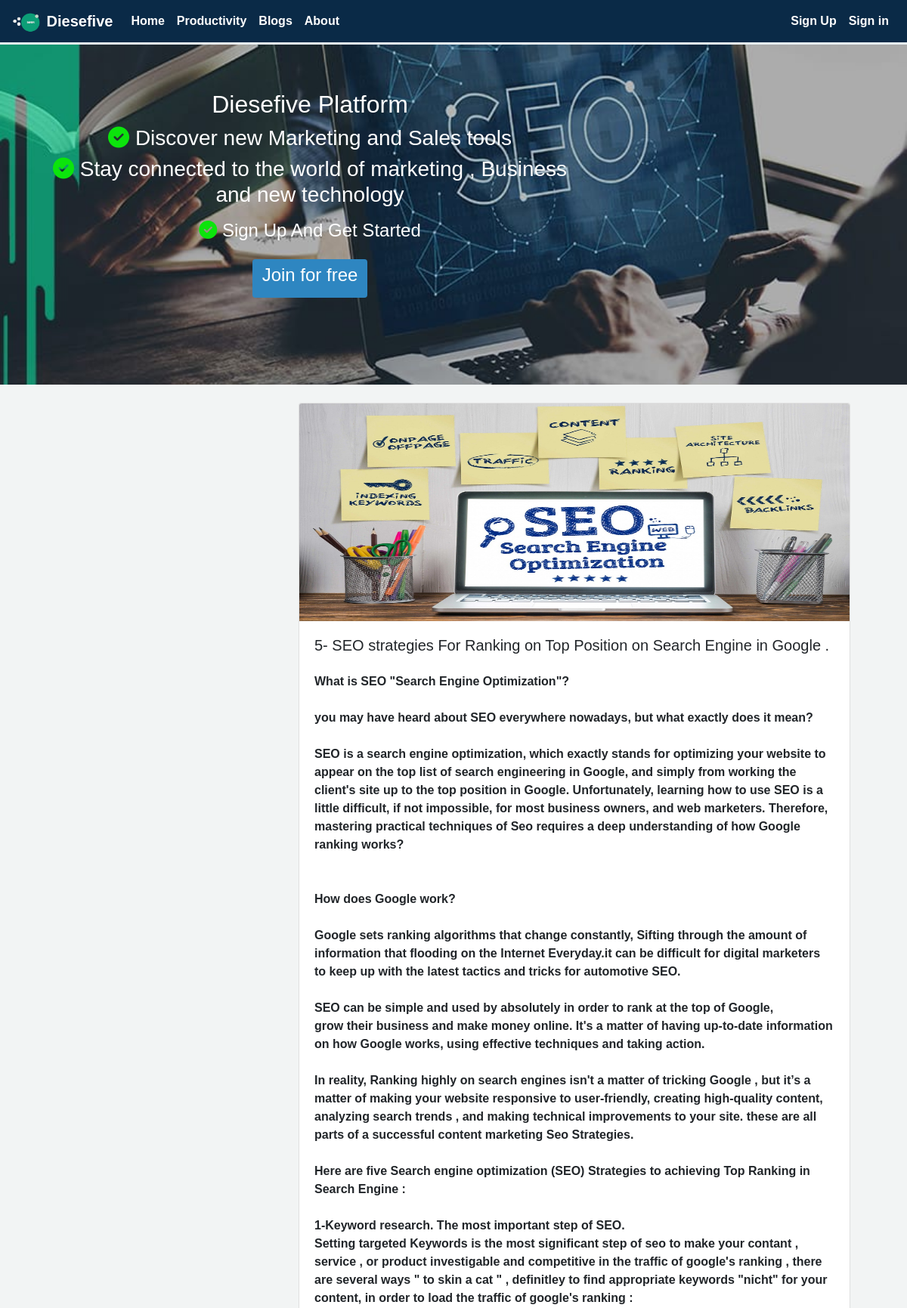
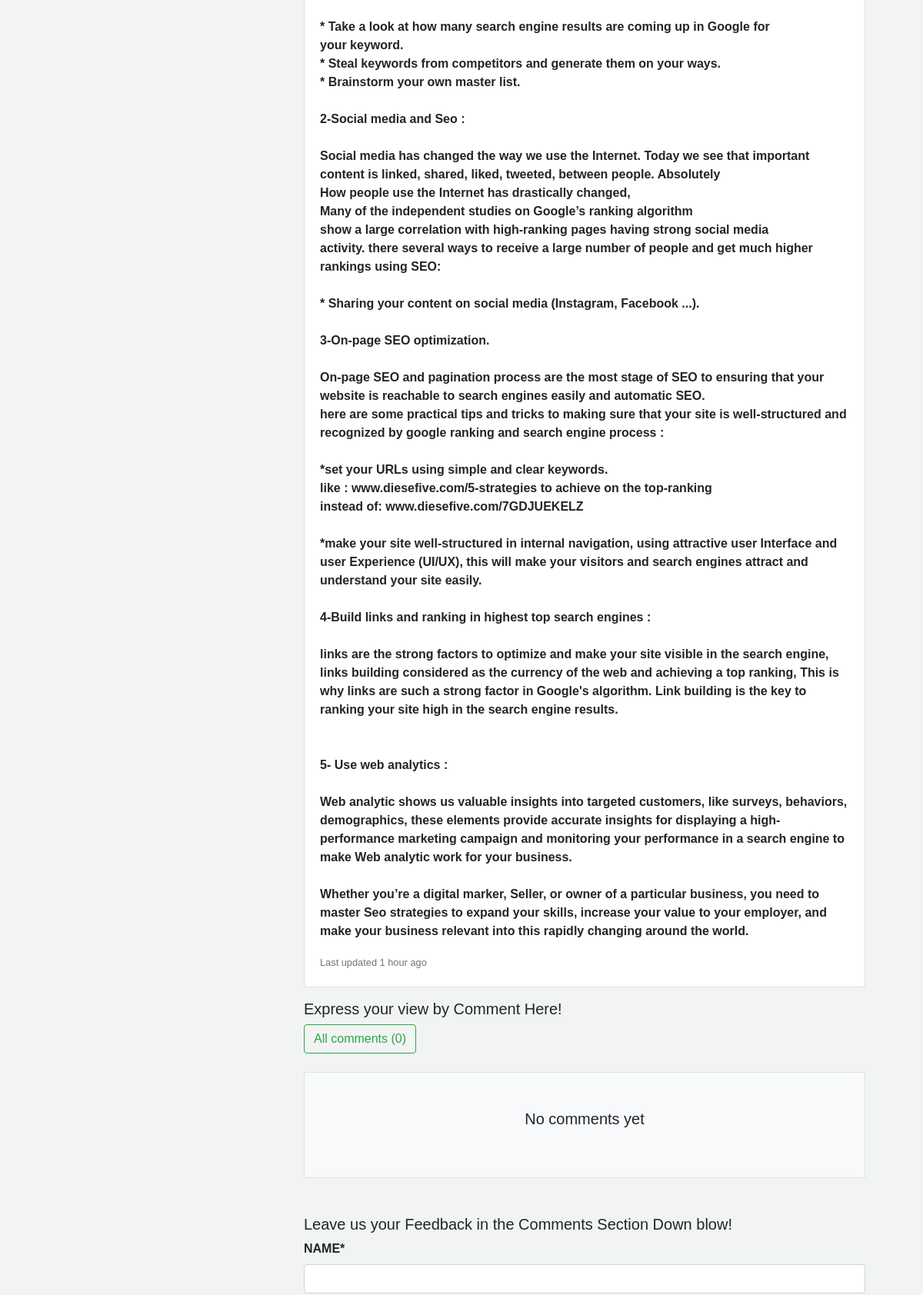
Page /detail/1/ (upper part) on the committed database (2 pictures, top to bottom).
### myblog/models.py (models this page shows)
class post(models.Model):
    image = models.ImageField(default='default.jpg', upload_to='profile_pics')
    title = models.CharField(max_length=100)
    content = models.TextField()
    post_date = models.DateTimeField(default=timezone.now)
    post_update = models.DateTimeField(auto_now=True)
    author = models.ForeignKey(User , on_delete=models.CASCADE)
    def __str__(self):
        return (f'Post_title : {self.title}')
    class Meta():
        ordering = ('-post_update',)

### myblog/views.py (the view)
# urls.py: path('detail/<int:post_id>/', views.detail, name='detail'),
def detail(request, post_id) :
    post1 = get_object_or_404(post, pk=post_id)
    comments = post1.comments.filter(active=True)
    if request.method == 'POST':
        comment_form = Newcomment(data=request.POST)
        if comment_form.is_valid():
            new_comment = comment_form.save(commit=False)
            new_comment.post = post1
            new_comment.save()
            comment_form = Newcomment()
    else:
        comment_form = Newcomment()
    context = {
    'title': post1 ,
    'post' : post1 ,
    'comments' : comments ,
    'comment_form' : comment_form ,
    }
    return render(request, 'detail.html' , context )

### myblog/forms.py
class Newcomment (forms.ModelForm) :
    class Meta:
        model = comment
        fields = ( 'name' , 'email' , 'body')

### myblog/templates/detail.html (shortened to what this page needs)
{% extends 'base.html' %}
{% block content %}
{% load crispy_forms_tags %}
<section>
  <header>
        <div class="container ml-0  mt-4">
            <div class="row">
               <div class="col-md-4">
                 </div>
                 <div class="col-md-8">
                        <div class="card mb-3">
                          <img class="card-img-top" src="{{post.image.url}}" alt="picture"  style="height: 18rem;">
                          <div class="card-body">
                            <h5 class="card-title">{{post.title}}</h5>
                            <p class="card-text mt-4">{{post.content|linebreaksbr}}</p>
                            <p class="card-text"><small class="text-muted">Last updated 1 hour ago </small></p>
                          </div>
                       </div>
                 </div>
            </div>
      </div>
    </header>
</section>
<section>
  <header>
        <div class="container ml-0">
            <div class="row">
                <div class="col-md-4">
                </div>
            <div class="col-md-8">
              <h5>Express your view by Comment Here! </h5>
              <button type="button" class="btn btn-outline-success"> All comments ({{comments.count}}) </button>
             <div class="border bg-light p-4 mb-5 mt-4">
                    {% for comment in comments %}
                     <ul class="p-3 comment">
                    <p class="border-bottom">{{comment.name}} : <p>
                    <p> " {{comment.body}}   " </p>
                    <p>  On : {{comment.comment_date|date:'d-m-Y'}} </p>
                     <div class="border-bottom mb-3 mt-2"></div>
                        {% empty %}
                 <h5 class="text-center p-4 mb-3 comment"> No comments yet </h5>
                {% endfor %}
             </div>
<h5>Leave us your Feedback in the Comments Section Down blow!</h5>
    <form method="POST">
        {{comment_form|crispy}}
    </form>
          </div>
       </div>
    </div>
</header>
</section>
<br>
<br>
<br>
<br
{% endblock content %}

### myblog/static/css/home.css (style rules this page uses)
body { background-color : #f2f4f4 ; font-family: 'Gill Sans', sans-serif; font-weight: 600; }
html,body { direction: ltr ; text-align: left ; }

### rows in the picture
post: image (picture), title "5- SEO strategies For Ranking on Top Position on Search Engine in Google .", content "What is SEO \"Search Engine Optimization\"? you may have heard about SEO everywhere nowadays, but what exactly does it mean? SEO is a search engine optimization, which exactly stands for optimizing your website to appear on the top list of search engineering in Google, and simply from working the client's site up to the top position in Google. Unfortunately, learning how to use SEO is a little difficult, if not impossible, for most business owners, and web marketers. Therefore, mastering practical techniques of Seo requires a deep understanding of how Google ranking works? How does Google work? Google sets ranking algorithms that change constantly, Sifting through the amount of information…"

### other values in the picture
{{ comments.count }} "0"
